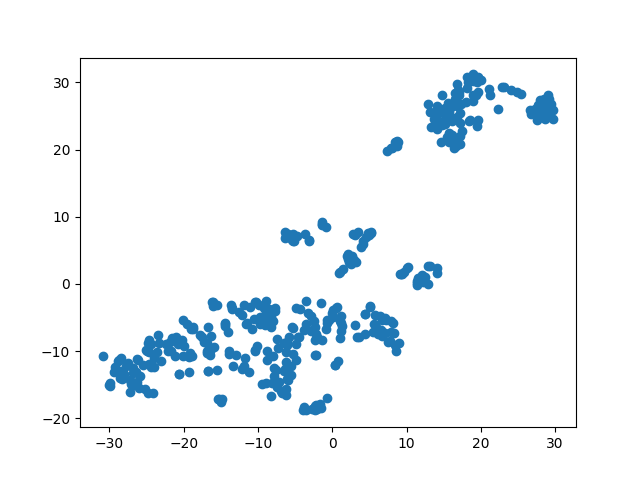

Source code (Python):
import matplotlib.pyplot as plt
import numpy as np
import pandas as pd

from sklearn.datasets import load_boston
from sklearn.manifold import TSNE

from sklearn.model_selection import train_test_split
from sklearn.preprocessing import StandardScaler


# suppress warnings
import warnings
warnings.filterwarnings("ignore")


# load data
boston = load_boston()
X = pd.DataFrame(boston.data, columns=boston.feature_names)
y = boston.target


# split train and test data
X_train, X_test, y_train, y_test = train_test_split(X, y, test_size=0.2, random_state=42)


# scale
scaler = StandardScaler()
X_train_scaled = pd.DataFrame(scaler.fit_transform(X_train), columns=X_train.columns)
X_test_scaled = pd.DataFrame(scaler.transform(X_test), columns=X_test.columns)


# init TSNE model
tsne = TSNE(n_components=2, learning_rate=250, random_state=42)

# train model
X_train_tsne = tsne.fit_transform(X_train_scaled)

# check features amount
print(X_train_scaled.shape, '->', X_train_tsne.shape)

# plot features
plt.scatter(X_train_tsne[:, 0], X_train_tsne[:, 1])
plt.savefig('task1.png')
plt.show()